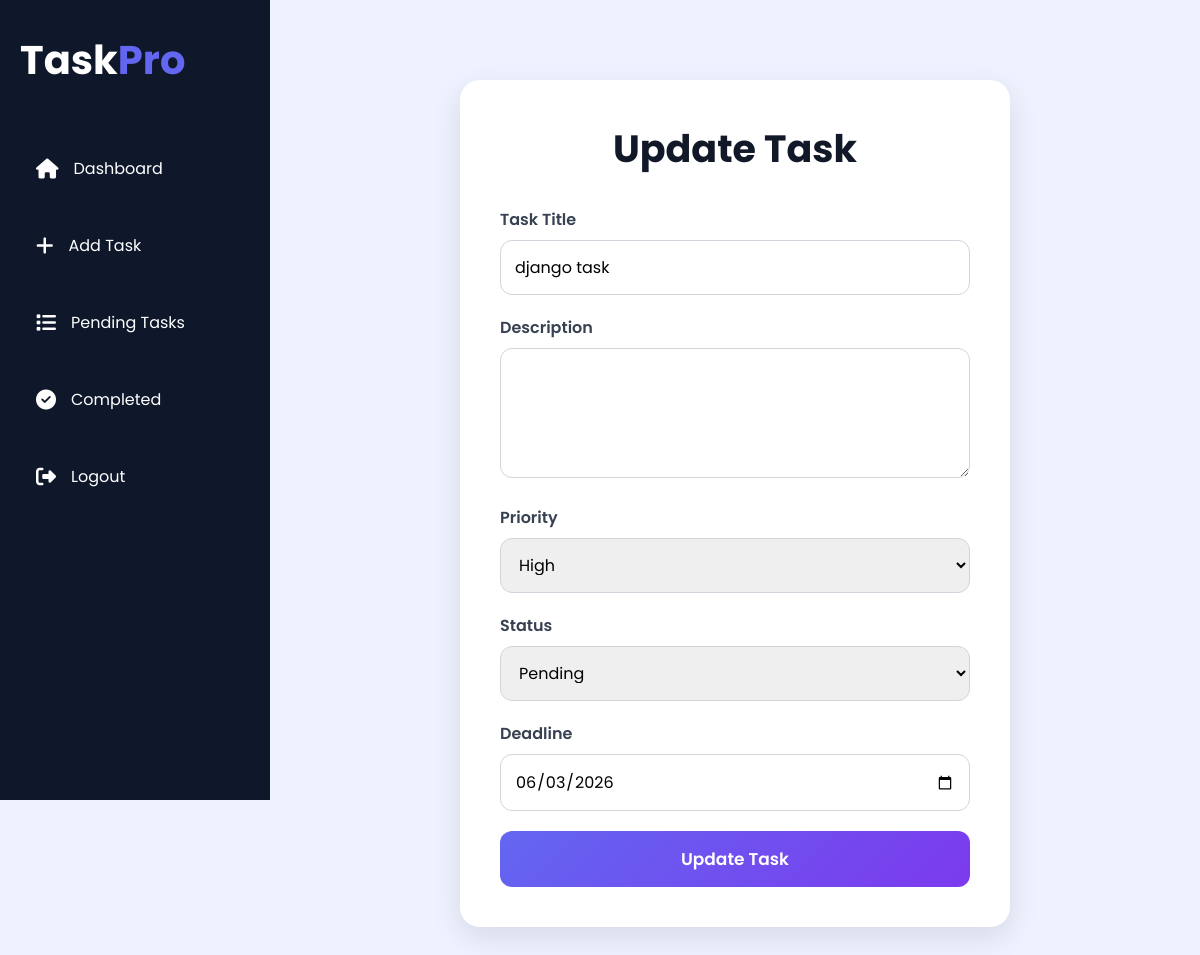
The app's page /update-task/2/ (signed in) with its own data.
### tasks/models.py (models this page shows, shortened)
class Task(models.Model):
    STATUS_CHOICES = (
        ('Pending', 'Pending'),
        ('Completed', 'Completed'),
    )
    PRIORITY_CHOICES = (
        ('Low', 'Low'),
        ('Medium', 'Medium'),
        ('High', 'High'),
    )
    user = models.ForeignKey(
        User,
        on_delete=models.CASCADE
    )
    title = models.CharField(
        max_length=200
    )
    priority = models.CharField(
        max_length=20,
        choices=PRIORITY_CHOICES,
        default='Medium'
    )
    deadline = models.DateField()
    status = models.CharField(
        max_length=20,
        choices=STATUS_CHOICES,
        default='Pending'
    )
    created_at = models.DateTimeField(
        auto_now_add=True
    )

### tasks/views.py (the view, shortened to what this page needs)
def update_task(request, id):
    if not request.user.is_authenticated:
        return redirect('login')
    task = get_object_or_404(
        Task,
        id=id,
        user=request.user
    )
    return render(
        request,
        'update_task.html',
        {'task': task}
    )

### tasks/templates/update_task.html (shortened to what this page needs)
{% extends 'base.html' %}
{% block content %}
<div class="update-container">
    <div class="update-box">
        <h1>Update Task</h1>
        <form method="POST">
            <div class="form-group">
                <label>Task Title</label>
                <input
                    type="text"
                    name="title"
                    class="form-control"
                    value="{{ task.title }}"
                    required
                >
            </div>
            <div class="form-group">
                <label>Description</label>
                <textarea
                    name="description"
                    class="form-control"
                    rows="4"
                >{{ task.description }}</textarea>
            </div>
            <div class="form-group">
                <label>Priority</label>
                <select
                    name="priority"
                    class="form-control"
                >
                    <option value="High"
                        {% if task.priority == 'High' %}
                            selected
                        {% endif %}
                    >
                        High
                    </option>
                </select>
            </div>
            <div class="form-group">
                <label>Status</label>
                <select
                    name="status"
                    class="form-control"
                >
                    <option value="Pending"
                        {% if task.status == 'Pending' %}
                            selected
                        {% endif %}
                    >
                        Pending
                    </option>
                </select>
            </div>
            <div class="form-group">
                <label>Deadline</label>
                <input
                    type="date"
                    name="deadline"
                    class="form-control"
                    value="{{ task.deadline|date:'Y-m-d' }}"
                >
            </div>
            <button
                type="submit"
                class="update-btn"
            >
                Update Task
            </button>
        </form>
    </div>
</div>
{% endblock %}

### tasks/templates/base.html (style rules this page uses)
* { margin:0; padding:0; box-sizing:border-box; font-family:'Poppins', sans-serif; }
body { display:flex; background:#eef2ff; overflow-x:hidden; }

### tasks/templates/update_task.html (style rules this page uses)
.update-container { width:100%; display:flex; justify-content:center; align-items:center; padding-top:40px; animation:fadeIn 0.8s ease; }
.update-box { width:550px; background:white; padding:40px; border-radius:20px; box-shadow:0px 10px 30px rgba(0,0,0,0.1); animation:up 0.8s ease; }
.update-box h1 { text-align:center; margin-bottom:30px; color:#111827; font-size:38px; }
.form-group { margin-bottom:20px; }
.form-group label { display:block; margin-bottom:8px; font-weight:600; color:#374151; }
.form-control { width:100%; padding:14px; border:1px solid #d1d5db; border-radius:12px; outline:none; font-size:16px; transition:0.3s; }
.update-btn { width:100%; padding:15px; border:none; border-radius:12px; background:linear-gradient( 135deg, #6366f1, #7c3aed ); color:white; font-size:17px; font-weight:600; cursor:pointer; transition:0.4s; }

### records on screen
Task: title "django task", priority "High", status "Pending", deadline "06/03/2026"
